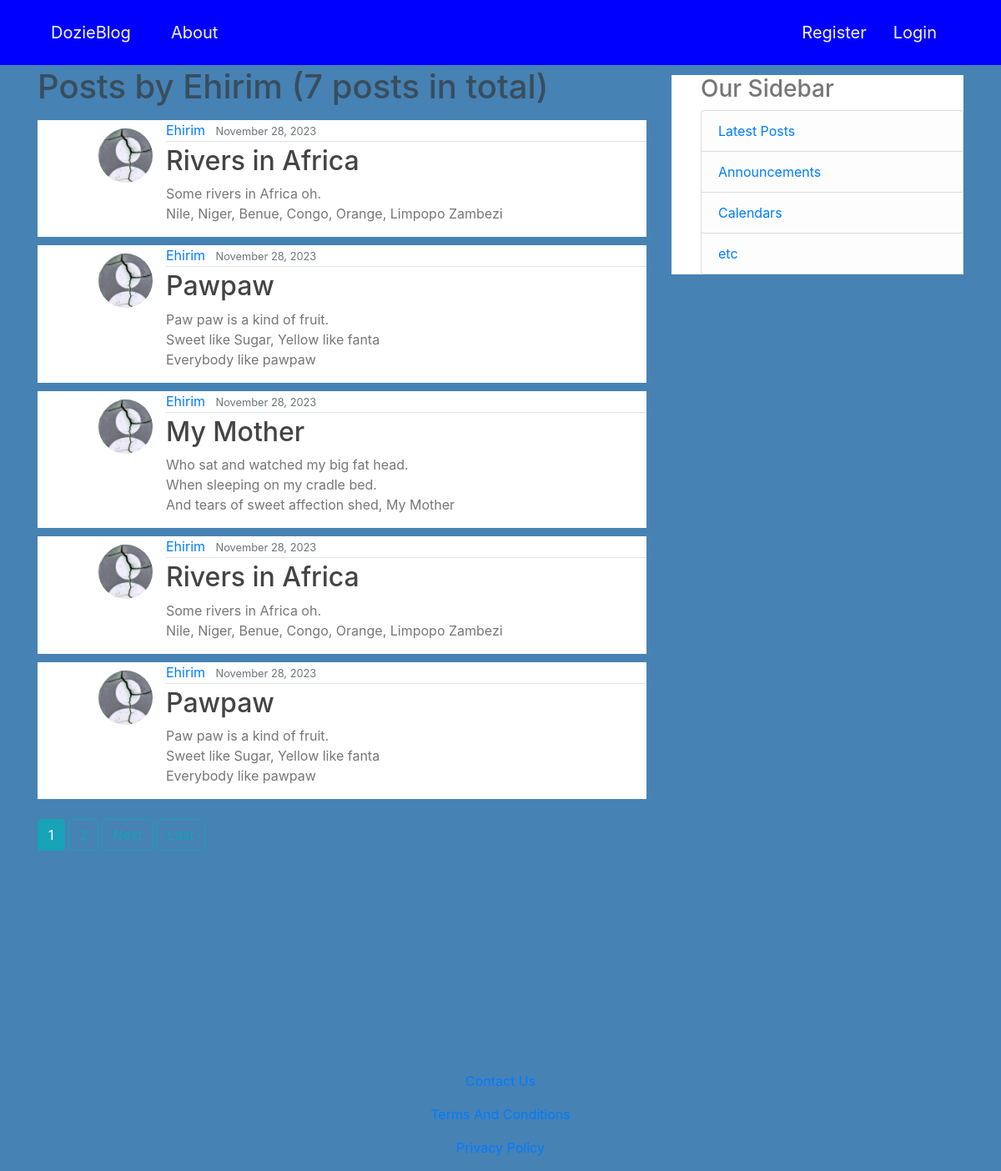
Screenshot of /user/Ehirim with the database file from the repository.
### blog/models.py (models this page shows, shortened)
class Post(models.Model):
    title = models.CharField(max_length=200)
    content = models.TextField()
    date_posted = models.DateTimeField(default=timezone.now)
    author = models.ForeignKey(User, on_delete=models.CASCADE)

### users/models.py (models this page shows, shortened)
class Profile(models.Model):
    user = models.OneToOneField(User, on_delete=models.CASCADE)
    image = models.ImageField(default='profile_pics/default.jpg', upload_to='profile_pics')

### blog/views.py (the view)
# urls.py: path('user/<str:username>', UserPostListView.as_view(), name='user-posts'),
class UserPostListView(ListView):
    model = Post
    template_name = 'blog/user_posts.html'
    context_object_name = 'posts'
    paginate_by = 5
    def get_queryset(self):
        user = get_object_or_404(User, username=self.kwargs.get('username'))
        return Post.objects.filter(author=user).order_by('-date_posted')

### blog/templates/blog/user_posts.html (shortened to what this page needs)
{% extends 'blog/base.html' %}
{% block content %}
    <h1 class="mb-3">Posts by {{view.kwargs.username}} ({{page_obj.paginator.count}} posts in total)</h1>
    <div class="content">
        {% for post in posts %}
            <article class="media content-section">
                <img src="{{post.author.profile.image.url}}" alt="" class="rounded-circle article-img">
                <div class="media-body">
                    <div class="article-metadata">
                        <a href="{% url 'user-posts' post.author.username %}" class="mr-2">{{post.author|title}}</a>
                        <small class="text-muted">{{post.date_posted|date:"F d, Y"}}</small>
                    </div>
                    <h2><a href="{% url 'post-detail' post.id %}" class="article-title ">{{post.title}}</a></h2>
                    <p class="article-content">{{post.content}}</p>
                </div>
            </article>
        {% endfor %}
        <br>
        {% if is_paginated %}
            {% for num in page_obj.paginator.page_range %}
                {% if page_obj.number == num %}
                    <a href="?page={{ num }}" class="btn btn-info mb-4">{{ num }}</a>
                {% elif num > page_obj.number|add:'-3' and num < page_obj.number|add:'3' %}
                    <a href="?page={{ num }}" class="btn btn-outline-info mb-4">{{ num }}</a>
                {% endif %}
            {% endfor %}
            {% if page_obj.has_next %}
                <a href="?page={{ page_obj.next_page_number }}" class="btn btn-outline-info mb-4">Next</a>
                <a href="?page={{ page_obj.paginator.num_pages }}" class="btn btn-outline-info mb-4">Last</a>
            {% endif %}
        {% endif %}
    </div>
{% endblock content %}

### blog/static/blog/main.css (style rules this page uses)
body { background: steelblue; color:#333333ab; margin-top:5rem; }
.article-title { color: #444444; }
.article-img { height: 65px; width: 65px; margin-right: 16px; margin-top: 10px; }
.article-content { white-space: pre-line; }
.article-metadata { padding-bottom: 1px; margin-bottom: 4px; border-bottom: 1px solid #e3e3e3; }
.content-section { background-color: white; padding-left: 10%; margin-top: 10px; border: 3px; }

### rows the page displays
Post: author.profile.image (placeholder picture), author "Ehirim", date_posted "November 28, 2023", title "Rivers in Africa", content "Some rivers in Africa oh. Nile, Niger, Benue, Congo, Orange, Limpopo Zambezi"
Post: author.profile.image (placeholder picture), author "Ehirim", date_posted "November 28, 2023", title "Pawpaw", content "Paw paw is a kind of fruit. Sweet like Sugar, Yellow like fanta Everybody like pawpaw"
Post: author.profile.image (placeholder picture), author "Ehirim", date_posted "November 28, 2023", title "My Mother", content "Who sat and watched my big fat head. When sleeping on my cradle bed. And tears of sweet affection shed, My Mother"
Post: author.profile.image (placeholder picture), author "Ehirim", date_posted "November 28, 2023", title "Rivers in Africa", content "Some rivers in Africa oh. Nile, Niger, Benue, Congo, Orange, Limpopo Zambezi"
Post: author.profile.image (placeholder picture), author "Ehirim", date_posted "November 28, 2023", title "Pawpaw", content "Paw paw is a kind of fruit. Sweet like Sugar, Yellow like fanta Everybody like pawpaw"

### other values shown
{{ view.kwargs.username }} "Ehirim"
{{ page_obj.paginator.count }} "7"
{{ num }} "1"
